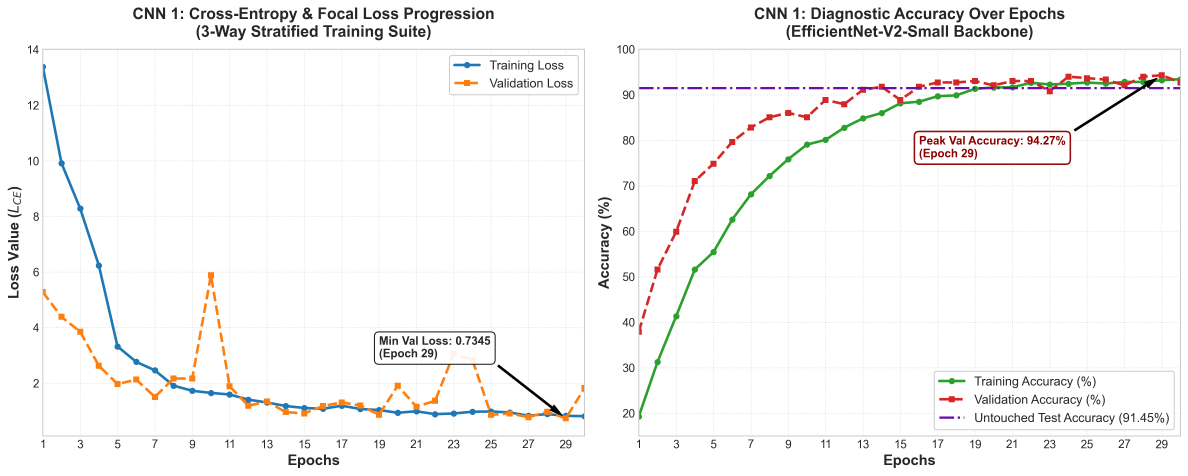
#> input picture model_pipeline/2_cnn_skin_classifier/cnn1_training_curves.png, 4751 x 1902 px (shown at 1/4 size)
$ python -i calculate_dataset_stats.py   (imports and definitions only)   (older library calls are emulated)
#> lines starting #> are read from the running program, lines starting #| are printed output that depends on the picture; after the words box and inside, x2 and y2 are one past the last pixel; in counts of white or black regions, pixels touching at a corner belong together
import os
import glob
import math
import hashlib
from pathlib import Path
import numpy as np

try:
    import cv2
    HAS_CV2 = True
except ImportError:
    HAS_CV2 = False

try:
    from PIL import Image
    HAS_PIL = True
except ImportError:
    HAS_PIL = False

# [10 lines left out: function compute_file_md5, not called in this run]

def analyze_image_metrics(image_path):
    """
    Extracts the 8 Essential Metrics needed for Review 2 Deep Learning justification:
    Resolution, Aspect Ratio, Brightness, Contrast, Blur (Laplacian var), RGB channels, and Edge Density.
    """
    if HAS_CV2:
        try:
            img_bgr = cv2.imread(image_path)
#> img_bgr is the input picture: shape (1902, 4751, 3); mean B, G, R 246.5, 246.9, 247.7
            if img_bgr is None:
                return None
            h, w, _ = img_bgr.shape
#> h = 1902; w = 4751
            aspect_ratio = float(w) / max(float(h), 1.0)
#> aspect_ratio = 2.5

            # Grayscale for luminance metrics
            img_gray = cv2.cvtColor(img_bgr, cv2.COLOR_BGR2GRAY)
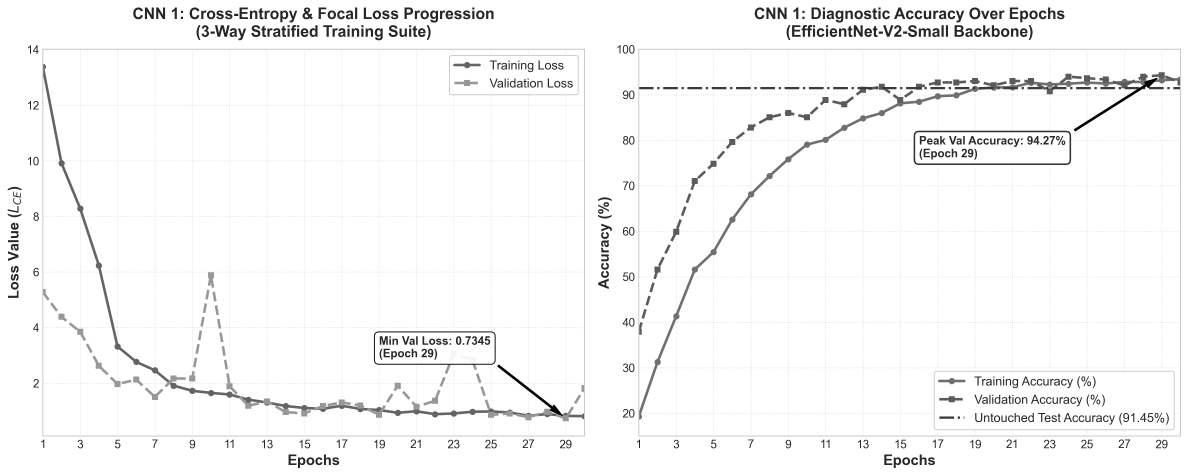
#> img_gray: shape (1902, 4751) (shown at 1/4 size); min 0, max 255, mean 247.1
            brightness = float(np.mean(img_gray))
#> brightness = 247.1
            contrast = float(np.std(img_gray))
#> contrast = 35.94
            laplacian_var = float(cv2.Laplacian(img_gray, cv2.CV_64F).var())
#> laplacian_var = 613.3
            is_blurry = laplacian_var < 100.0
#> is_blurry = False

            # RGB color channel distributions
            img_rgb = cv2.cvtColor(img_bgr, cv2.COLOR_BGR2RGB)
            r_mean = float(np.mean(img_rgb[:, :, 0]))
#> r_mean = 247.7
            g_mean = float(np.mean(img_rgb[:, :, 1]))
#> g_mean = 246.9
            b_mean = float(np.mean(img_rgb[:, :, 2]))
#> b_mean = 246.5

            # Canny Edge Density (percentage of sharp texture boundary pixels)
            edges = cv2.Canny(img_gray, 100, 200)
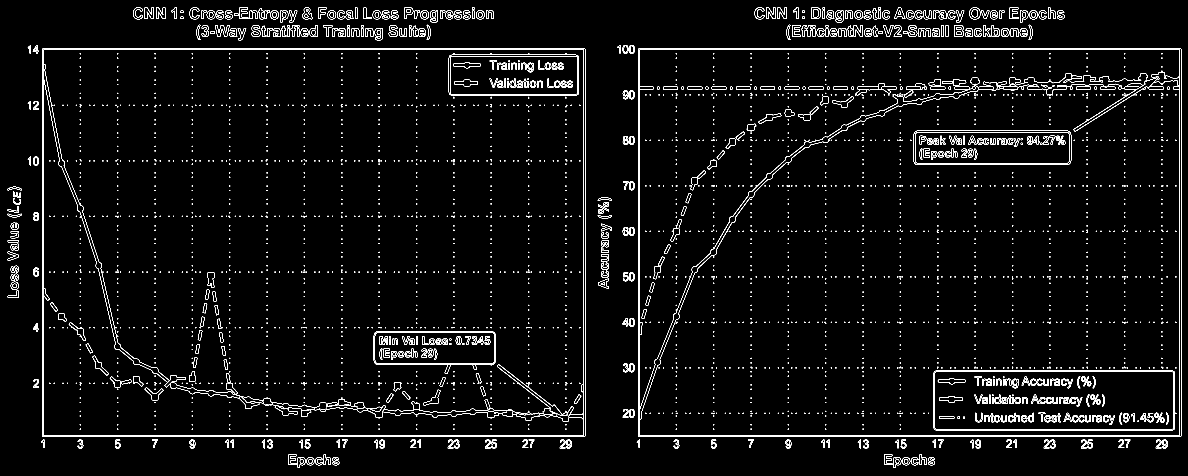
#> edges: shape (1902, 4751) (shown at 1/4 size); 1.9% white in thin lines or dots
            edge_density = float(np.count_nonzero(edges)) / float(h * w)
#> edge_density = 0.0185

            return {
                "width": w, "height": h, "aspect_ratio": aspect_ratio,
                "brightness": brightness, "contrast": contrast,
                "laplacian_var": laplacian_var, "is_blurry": is_blurry,
                "r": r_mean, "g": g_mean, "b": b_mean, "edge_density": edge_density
            }
        except Exception:
            return None
    elif HAS_PIL:
        try:
            with Image.open(image_path) as pil_img:
                w, h = pil_img.size
                aspect_ratio = float(w) / max(float(h), 1.0)
                rgb_arr = np.array(pil_img.convert("RGB"), dtype=np.float32)
                r_mean, g_mean, b_mean = float(np.mean(rgb_arr[:, :, 0])), float(np.mean(rgb_arr[:, :, 1])), float(np.mean(rgb_arr[:, :, 2]))
                gray_arr = np.array(pil_img.convert("L"), dtype=np.float32)
                brightness, contrast = float(np.mean(gray_arr)), float(np.std(gray_arr))
                diff = np.diff(gray_arr, axis=0)
                laplacian_var = float(np.var(diff))
                return {
                    "width": w, "height": h, "aspect_ratio": aspect_ratio,
                    "brightness": brightness, "contrast": contrast,
                    "laplacian_var": laplacian_var, "is_blurry": laplacian_var < 100.0,
                    "r": r_mean, "g": g_mean, "b": b_mean, "edge_density": 0.05
                }
        except Exception:
            return None
    else:
        return None

# [162 lines left out: function generate_statistical_report, not called in this run]

# [4 lines not run here, left out]

>>> result = analyze_image_metrics('../2_cnn_skin_classifier/cnn1_training_curves.png')
#> result = 11 items

$ run again, on model_pipeline/3_yolo_wound_detection_only/BoxF1_curve.png
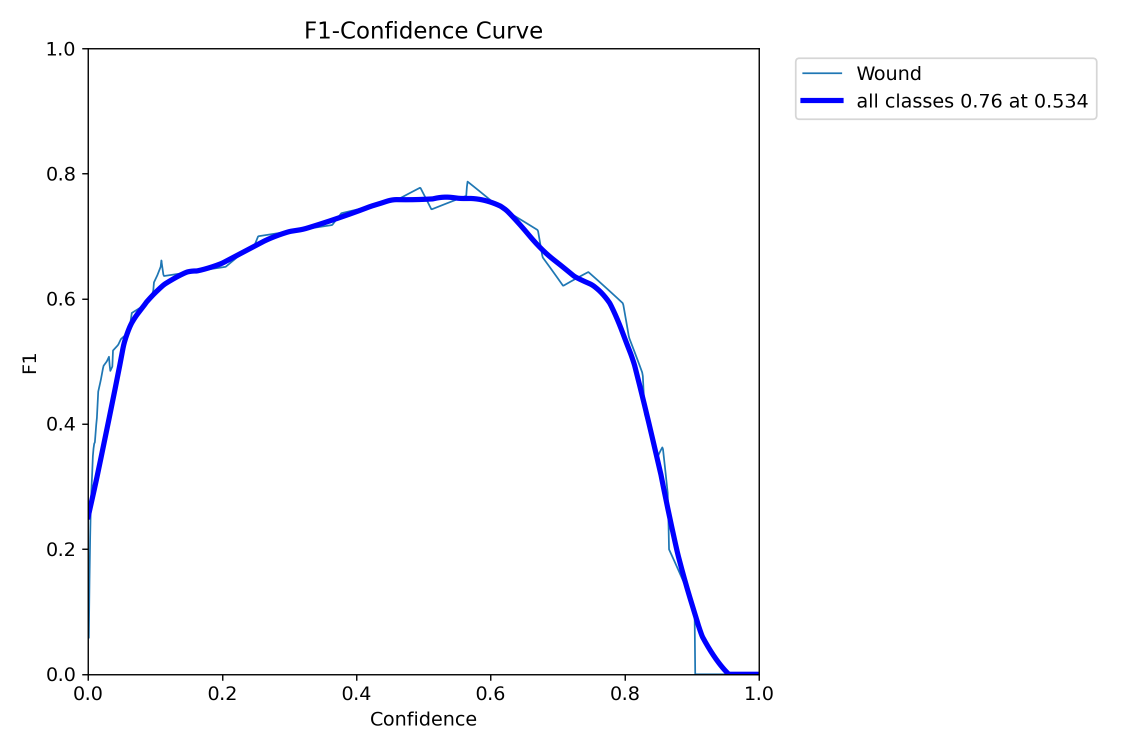
#> input picture model_pipeline/3_yolo_wound_detection_only/BoxF1_curve.png, 2250 x 1500 px (shown at 1/2 size)
#> in analyze_image_metrics, img_bgr is the input picture: shape (1500, 2250, 3); mean B, G, R 252.5, 250.4, 250.3
#> brightness = 250.6
#> contrast = 30.66
#> laplacian_var = 659.3
#> is_blurry = False
#> r_mean = 250.3
#> g_mean = 250.4
#> b_mean = 252.5
#> in analyze_image_metrics, `edges = cv2.Canny(img_gray, 100, 200)`:
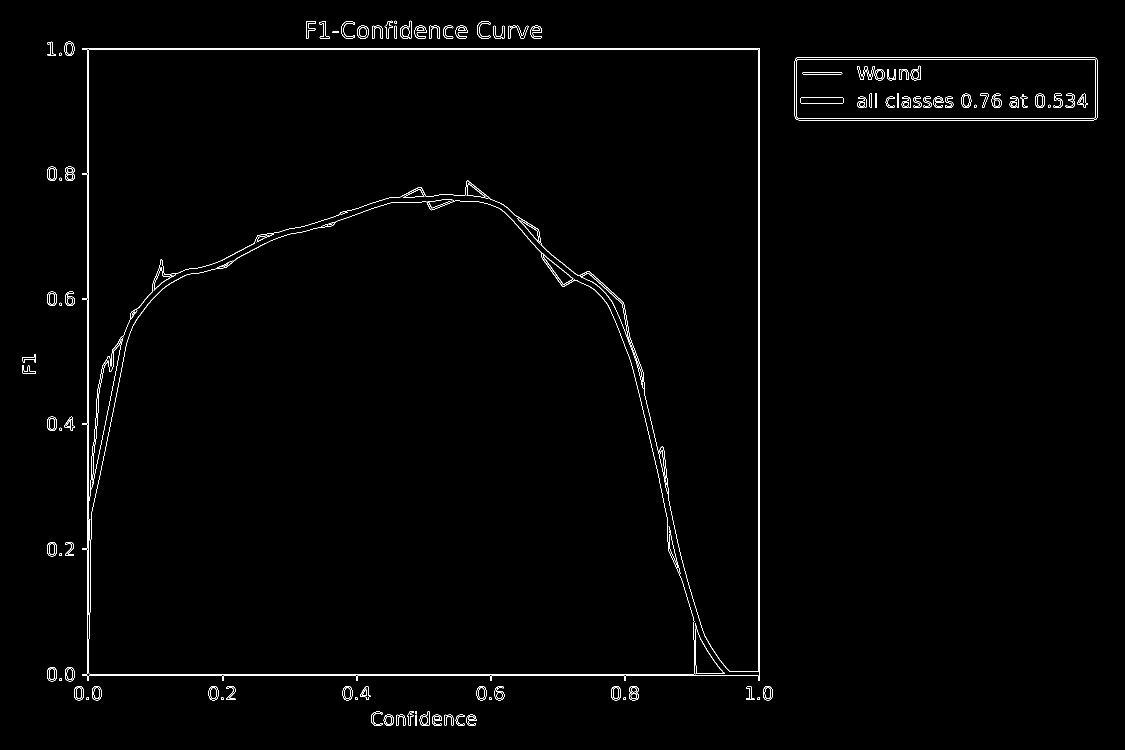
#> edges: shape (1500, 2250) (shown at 1/2 size); 0.96% white in thin lines or dots, all inside (x1, y1, x2, y2) = (44, 41, 2196, 1452)
#> edge_density = 0.00957
#> result = 11 items

$ run again, on model_pipeline/3_yolo_wound_detection_only/BoxPR_curve.png
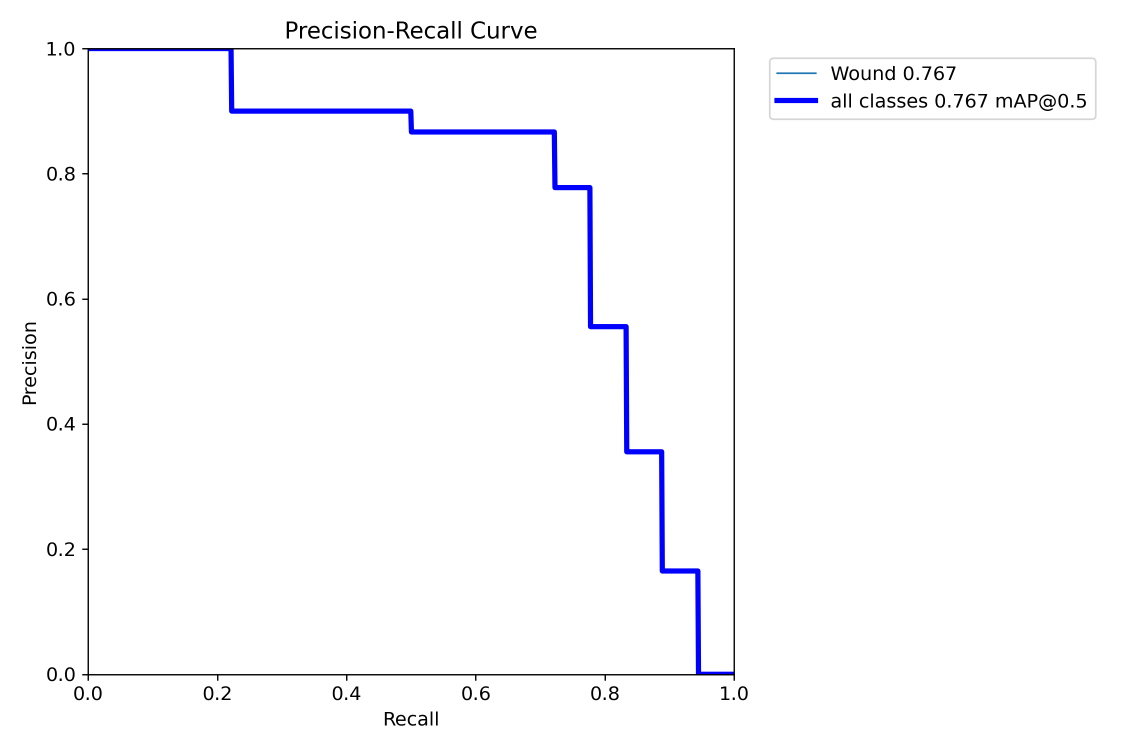
#> input picture model_pipeline/3_yolo_wound_detection_only/BoxPR_curve.png, 2250 x 1500 px (shown at 1/2 size)
#> in analyze_image_metrics, img_bgr is the input picture: shape (1500, 2250, 3); mean B, G, R 252.5, 250.6, 250.6
#> brightness = 250.8
#> contrast = 30.42
#> laplacian_var = 638.2
#> is_blurry = False
#> r_mean = 250.6
#> b_mean = 252.5
#> in analyze_image_metrics, `edges = cv2.Canny(img_gray, 100, 200)`:
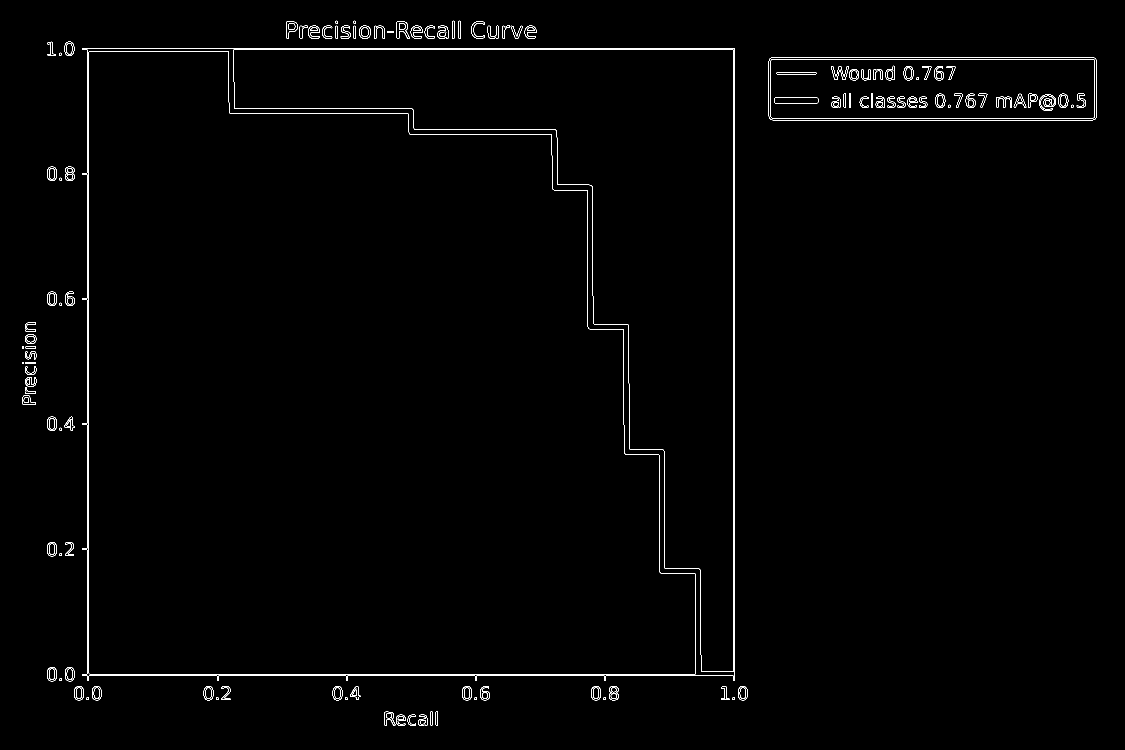
#> edges: shape (1500, 2250) (shown at 1/2 size); 0.87% white in thin lines or dots, all inside (x1, y1, x2, y2) = (44, 41, 2194, 1452)
#> edge_density = 0.00872
#> result = 11 items

$ run again, on model_pipeline/3_yolo_wound_detection_only/BoxP_curve.png
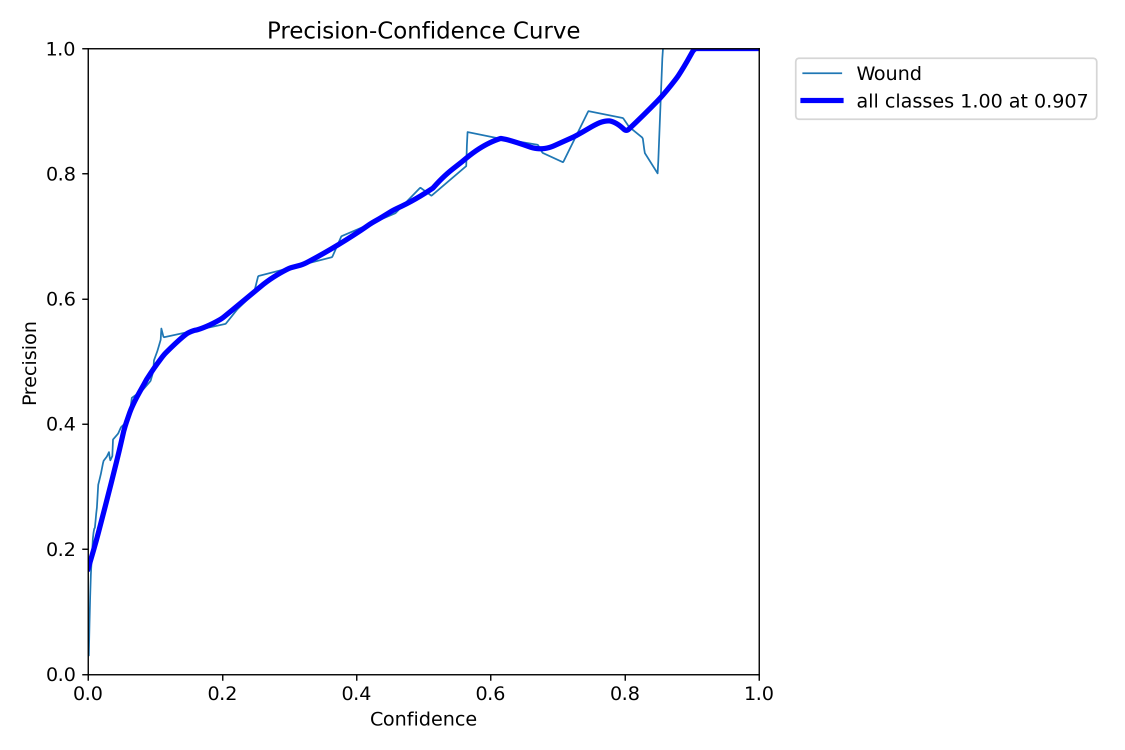
#> input picture model_pipeline/3_yolo_wound_detection_only/BoxP_curve.png, 2250 x 1500 px (shown at 1/2 size)
#> in analyze_image_metrics, img_bgr is the input picture: shape (1500, 2250, 3); mean B, G, R 252.3, 250.7, 250.5
#> brightness = 250.8
#> contrast = 30.01
#> laplacian_var = 684.7
#> is_blurry = False
#> r_mean = 250.5
#> g_mean = 250.7
#> b_mean = 252.3
#> in analyze_image_metrics, `edges = cv2.Canny(img_gray, 100, 200)`:
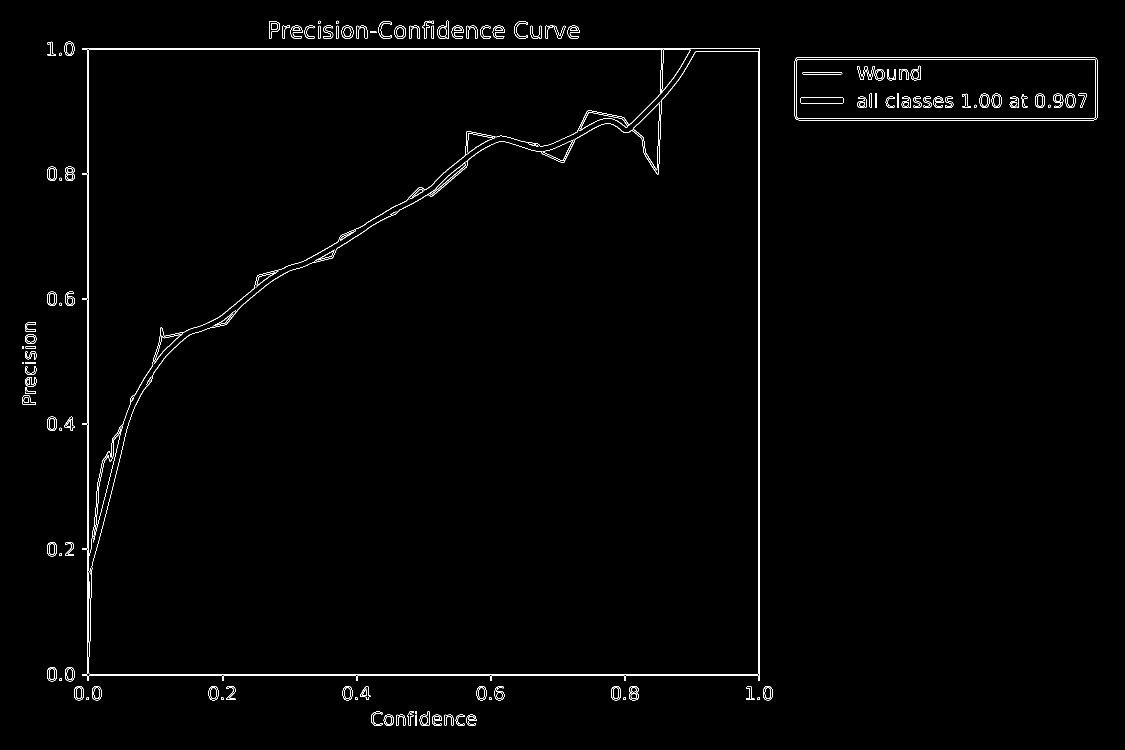
#> edges: shape (1500, 2250) (shown at 1/2 size); 0.97% white in thin lines or dots, all inside (x1, y1, x2, y2) = (44, 41, 2196, 1452)
#> edge_density = 0.00973
#> result = 11 items
